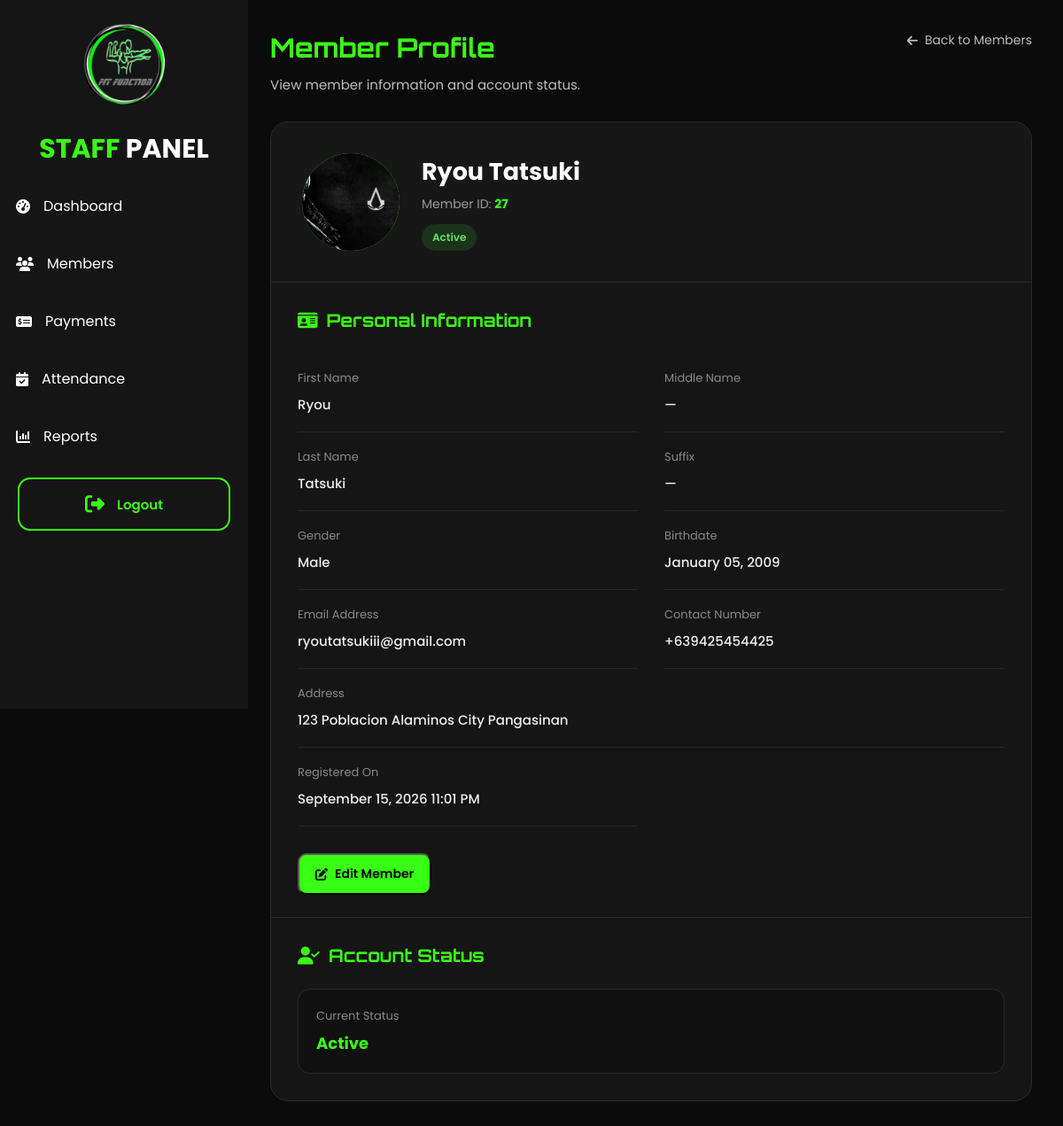
The page /member_view_staff.php?id=27 (signed in) on the database its author committed.
### tables this page shows
CREATE TABLE `signup` (
  `id` int(100) NOT NULL,
  `first_name` varchar(100) NOT NULL,
  `middlename` varchar(100) DEFAULT NULL,
  `last_name` varchar(100) NOT NULL,
  `suffix` varchar(20) DEFAULT NULL,
  `email` varchar(150) NOT NULL,
  `contact_number` varchar(30) NOT NULL,
  `gender` enum('Male','Female','Rather not say') NOT NULL,
  `birthdate` date NOT NULL,
  `password` varchar(255) NOT NULL,
  `created_at` timestamp NOT NULL DEFAULT CURRENT_TIMESTAMP ON UPDATE CURRENT_TIMESTAMP,
  `verification_code` varchar(6) NOT NULL,
  `verification_expiry` datetime NOT NULL,
  `email_verified` tinyint(1) NOT NULL DEFAULT '0',
  `status` varchar(20) NOT NULL DEFAULT 'Pending',
  `address` varchar(255) DEFAULT NULL,
  `profile_picture` varchar(255) DEFAULT NULL,
  `qr_token` varchar(64) DEFAULT NULL
);

### member_view_staff.php (the view, shortened to what this page needs)
<?php
require_once("includes/staff_auth.php");
$member_id = (int)$_GET['id'];
$stmt = $con->prepare("
    SELECT
        id,
        first_name,
        middlename,
        last_name,
        suffix,
        email,
        contact_number,
        gender,
        birthdate,
        status,
        address,
        profile_picture,
        created_at
    FROM signup
    WHERE id = ?
    LIMIT 1
");
$stmt->bind_param("i", $member_id);
$stmt->execute();
$result = $stmt->get_result();
$member = $result->fetch_assoc();
$fullName = $member['first_name'];
$fullName .= " " . $member['last_name'];
$profilePicture = "";
if(!empty($member['profile_picture'])){
    $profilePicture = $member['profile_picture'];
}
?>
<!DOCTYPE html>
<html lang="en">
<head>
<link
rel="stylesheet"
href="https://cdnjs.cloudflare.com/ajax/libs/font-awesome/6.7.2/css/all.min.css">
<link
rel="stylesheet"
href="assets/css/admin.css">
</head>
<body>
<div class="wrapper">
    <?php include("includes/staff_sidebar.php"); ?>
    <div class="main">
        <div class="member-view-content">
<div class="member-view-header">
    <div class="member-view-title">
        <h2>
            Member Profile
        </h2>
        <p>
            View member information and account status.
        </p>
    </div>
    <a
        href="members_staff.php"
        class="back-members"
    >
        <i class="fa-solid fa-arrow-left"></i>
        Back to Members
    </a>
</div>
            <div class="member-profile-card">
                <div class="member-profile-top">
                    <div class="large-member-avatar">
    <?php if(!empty($profilePicture)): ?>
        <img
    src="<?php echo htmlspecialchars($profilePicture); ?>"
    alt="Member Profile Picture"
>
    <?php else: ?>
        <i class="fa-solid fa-user"></i>
    <?php endif; ?>
</div>
                    <div class="member-profile-name">
                        <h1>
                            <?php echo htmlspecialchars($fullName); ?>
                        </h1>
                        <p>
                            Member ID:
                            <strong>
                                <?php echo $member['id']; ?>
                            </strong>
                        </p>
                        <?php
                        $statusClass =
                            strtolower($member['status']);
                        ?>
                        <span
                            class="member-status <?php echo $statusClass; ?>"
                        >
                            <?php
                            echo htmlspecialchars(
                                $member['status']
                            );
                            ?>
                        </span>
                    </div>
                </div>
                <div class="member-information">
                    <h3>
                        <i class="fa-solid fa-id-card"></i>
                        Personal Information
                    </h3>
                    <div class="member-info-grid">
                        <div class="member-info-item">
                            <span>
                                First Name
                            </span>
                            <strong>
                                <?php
                                echo htmlspecialchars(
                                    $member['first_name']
                                );
                                ?>
                            </strong>
                        </div>
                        <div class="member-info-item">
                            <span>
                                Middle Name
                            </span>
                            <strong>
                                <?php
                                echo !empty($member['middlename'])
                                    ? htmlspecialchars($member['middlename'])
                                    : "—";
                                ?>
                            </strong>
                        </div>
                        <div class="member-info-item">
                            <span>
                                Last Name
                            </span>
                            <strong>
                                <?php
                                echo htmlspecialchars(
                                    $member['last_name']
                                );
                                ?>
                            </strong>
                        </div>
                        <div class="member-info-item">
                            <span>
                                Suffix
                            </span>
                            <strong>
                                <?php
                                echo !empty($member['suffix'])
                                    ? htmlspecialchars($member['suffix'])
                                    : "—";
                                ?>
                            </strong>
                        </div>
                        <div class="member-info-item">
                            <span>
                                Gender
                            </span>
                            <strong>
                                <?php
                                echo htmlspecialchars(
                                    $member['gender']
                                );
                                ?>
                            </strong>
                        </div>
                        <div class="member-info-item">
                            <span>
                                Birthdate
                            </span>
                            <strong>
                                <?php
                                echo date(
                                    "F d, Y",
                                    strtotime($member['birthdate'])
                                );
                                ?>
                            </strong>
                        </div>
                        <div class="member-info-item">
                            <span>
                                Email Address
                            </span>
                            <strong>
                                <?php
                                echo htmlspecialchars(
                                    $member['email']
                                );
                                ?>
                            </strong>
                        </div>
                        <div class="member-info-item">
                            <span>
                                Contact Number
                            </span>
                            <strong>
                                <?php
                                echo htmlspecialchars(
                                    $member['contact_number']
                                );
                                ?>
                            </strong>
                        </div>
                        <div class="member-info-item full-width">
                            <span>
                                Address
                            </span>
                            <strong>
                                <?php
                                echo !empty($member['address'])
                                    ? htmlspecialchars($member['address'])
                                    : "No address provided.";
                                ?>
                            </strong>
                        </div>
                        <div class="member-info-item">
                            <span>
                                Registered On
                            </span>
                            <strong>
                                <?php
                                echo date(
                                    "F d, Y h:i A",
                                    strtotime($member['created_at'])
                                );
                                ?>
                            </strong>
                        </div>
                    </div>
                </div>
                <div class="member-profile-actions">
    <button
        type="button"
        class="edit-member-btn"
        onclick="openEditMemberModal()"
    >
        <i class="fa-solid fa-pen-to-square"></i>
        Edit Member
    </button>
</div>
                <div class="member-account-section">
                    <h3>
                        <i class="fa-solid fa-user-check"></i>
                        Account Status
                    </h3>
                    <div class="account-status-box">
                        <div>
                            <span>
                                Current Status
                            </span>
                            <strong>
                                <?php
                                echo htmlspecialchars(
                                    $member['status']
                                );
                                ?>
                            </strong>
                        </div>
                        </div>
                    </div>
                </div>
            </div>
        </div>
    </div>
</body>
</html>

### rows shown on the page
signup: profile_picture (picture), fullName "Ryou Tatsuki", id "27", status "Active", first_name "Ryou", last_name "Tatsuki", gender "Male", birthdate "January 05, 2009", email "ryoutatsukiii@gmail.com", contact_number "+639425454425", address "123 Poblacion Alaminos City Pangasinan", created_at "September 15, 2026 11:01 PM"
